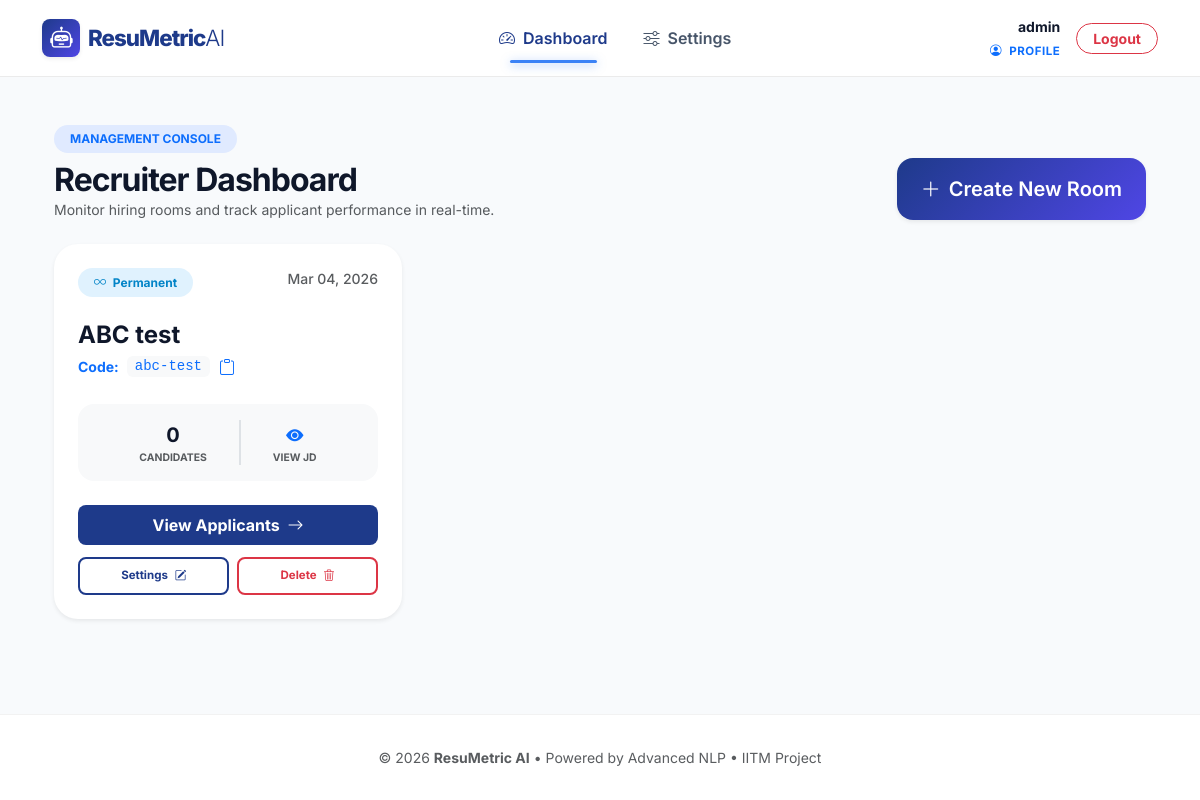
Page /dashboard/ (signed in) on the earlier database version.
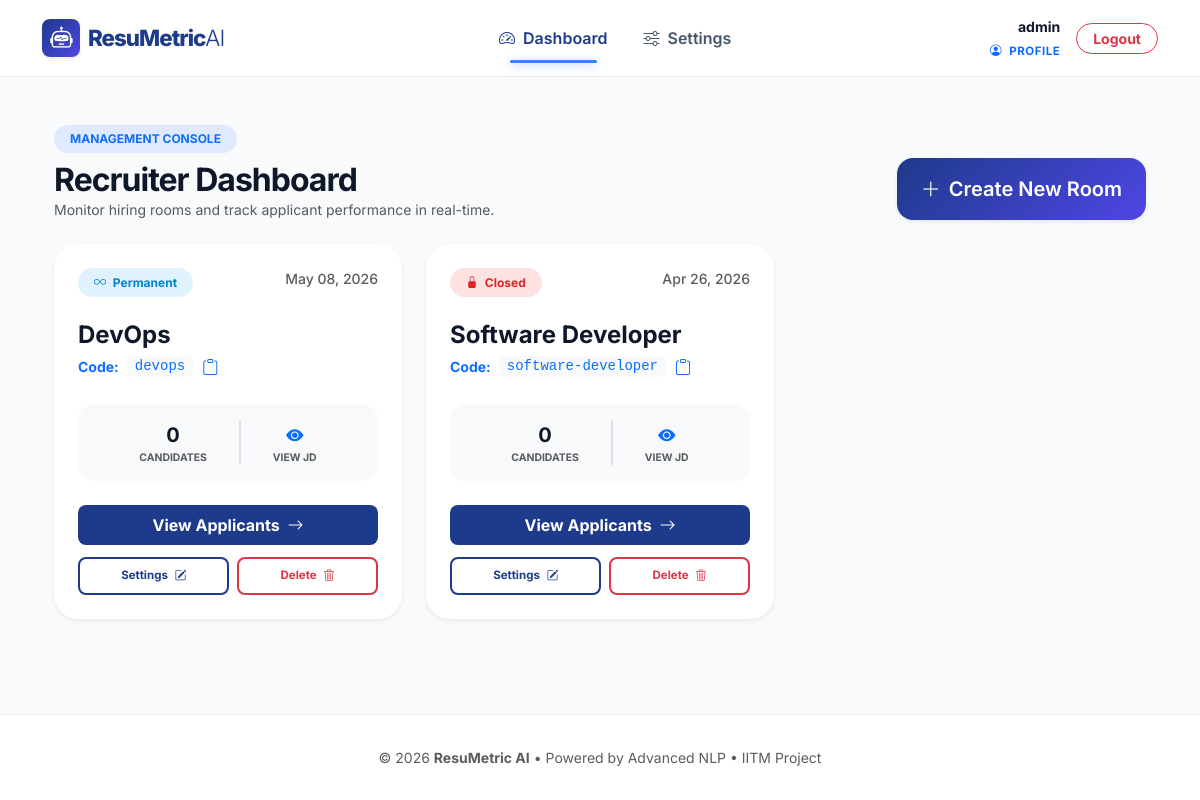
Same page on the later database version.
### screening/models.py (models this page shows, shortened)
class RecruiterRoom(models.Model):
    created_by = models.ForeignKey(User, on_delete=models.CASCADE)
    name = models.CharField(max_length=255)
    slug = models.SlugField(unique=True)
    jd_text = models.TextField()
    expires_at = models.DateTimeField(null=True, blank=True)
    created_at = models.DateTimeField(auto_now_add=True)
    skill_weight = models.IntegerField(default=40)
    experience_weight = models.IntegerField(default=60)
    keyword_sensitivity = models.CharField(
        max_length=3,
        choices=[('STR', 'Strict'), ('FLX', 'Flexible')],
        default='FLX'
    )
    is_active = models.BooleanField(default=True)

### screening/views.py (the view)
# urls.py: path('dashboard/', dashboard, name='dashboard'),
@login_required
def dashboard(request):
    if request.user.profile.role == 'CANDIDATE':
        return redirect('home_ats_checker')
    rooms = RecruiterRoom.objects.filter(created_by=request.user).order_by('-created_at')
    return render(request, 'screening/dashboard.html', {'rooms': rooms, 'now': timezone.now()})

### screening/templates/screening/dashboard.html (shortened to what this page needs)
{% extends 'base.html' %}
{% block content %}
<div class="container py-4 animate__animated animate__fadeIn">
    <div class="d-flex justify-content-between align-items-end mb-4">
        <div>
            <span class="badge rounded-pill bg-primary-subtle text-primary px-3 py-2 mb-2 fw-bold small">MANAGEMENT CONSOLE</span>
            <h2 class="fw-bold text-slate-900 mb-0" style="letter-spacing: -1px;">Recruiter Dashboard</h2>
            <p class="text-muted small mb-0">Monitor hiring rooms and track applicant performance in real-time.</p>
        </div>
        <div>
            <a href="{% url 'create_room' %}" class="btn btn-primary btn-lg rounded-4 shadow-sm px-4 py-3 border-0"
                style="background: linear-gradient(135deg, #1E3A8A, #4F46E5);">
                <i class="bi bi-plus-lg me-2"></i>Create New Room
            </a>
        </div>
    </div>
    <div class="row g-4">
        {% for room in rooms %}
        <div class="col-md-6 col-xl-4">
            <div class="card h-100 border-0 shadow-sm transition-hover" style="border-radius: 24px; background: white;">
                <div class="card-body p-4">
                    <div class="d-flex justify-content-between align-items-start mb-4">
                        {% if room.expires_at %}
                            {% if room.expires_at > now %}
                            <div class="badge rounded-pill bg-success-subtle text-success border-0 px-3 py-2 small">
                                <i class="bi bi-broadcast me-1"></i> Active
                            </div>
                            {% else %}
                            <div class="badge rounded-pill bg-danger-subtle text-danger border-0 px-3 py-2 small">
                                <i class="bi bi-lock-fill me-1"></i> Closed
                            </div>
                            {% endif %}
                        {% else %}
                        <div class="badge rounded-pill bg-info-subtle text-info border-0 px-3 py-2 small">
                            <i class="bi bi-infinity me-1"></i> Permanent
                        </div>
                        {% endif %}
                        <small class="text-muted fw-medium">{{ room.created_at|date:"M d, Y" }}</small>
                    </div>
                    <h4 class="fw-bold text-slate-900 mb-1">{{ room.name }}</h4>
                    <div class="d-flex align-items-center mb-4">
                        <p class="text-primary small fw-bold mb-0">Code: </p>
                        <code id="code-{{ room.slug }}"
                            class="text-primary bg-light px-2 rounded mx-2">{{ room.slug }}</code>
                        <button type="button" class="btn btn-link p-0 text-decoration-none"
                            onclick="copyToClipboard('{{ room.slug }}', this)" title="Copy Code">
                            <i class="bi bi-clipboard"></i>
                        </button>
                    </div>
                    <div class="bg-light rounded-4 p-3 mb-4 d-flex justify-content-center text-center">
                        <div class="px-3">
                            <div class="fw-bold text-slate-900 fs-5">{{ room.submissions.count }}</div>
                            <div class="text-muted x-small text-uppercase fw-bold" style="font-size: 0.65rem;">
                                Candidates</div>
                        </div>
                        <div class="border-start border-2 mx-3"></div>
                        <div class="px-3">
                            <div class="fw-bold text-slate-900 fs-5">
                                <i class="bi bi-eye-fill text-primary small" role="button" data-bs-toggle="modal"
                                    data-bs-target="#jdModal{{ room.id }}"></i>
                            </div>
                            <div class="text-muted x-small text-uppercase fw-bold" style="font-size: 0.65rem;"
                                role="button" data-bs-toggle="modal" data-bs-target="#jdModal{{ room.id }}">View JD
                            </div>
                        </div>
                    </div>
                    <div class="d-grid gap-2">
                        <a href="{% url 'room_detail' room.slug %}"
                            class="btn btn-primary rounded-3 fw-bold py-2 border-0" style="background: #1E3A8A;">
                            View Applicants <i class="bi bi-arrow-right ms-1"></i>
                        </a>
                        <div class="d-flex gap-2 mt-1">
                            <a href="{% url 'edit_room' room.slug %}"
                               class="btn btn-outline-primary flex-grow-1 py-2 rounded-3 fw-bold x-small border-2 shadow-none">
                               Settings <i class="bi bi-pencil-square ms-1"></i>
                            </a>
                            <button class="btn btn-outline-danger flex-grow-1 py-2 rounded-3 fw-bold x-small border-2 shadow-none"
                                data-bs-toggle="modal" data-bs-target="#deleteModal{{ room.id }}">
                                Delete <i class="bi bi-trash3 ms-1"></i>
                            </button>
                        </div>
                    </div>
                </div>
            </div>
        </div>
        {% endfor %}
    </div>
</div>
{% endblock %}

### templates/base.html (shortened to what this page needs)
<!DOCTYPE html>
<html lang="en">
<head>
    <link rel="stylesheet" href="https://cdn.jsdelivr.net/npm/bootstrap-icons@1.11.1/font/bootstrap-icons.css">
    <link href="https://cdn.jsdelivr.net/npm/bootstrap@5.3.0/dist/css/bootstrap.min.css" rel="stylesheet">
</head>
<body>
    <nav class="navbar navbar-expand-lg">
        <div class="container">
            <a class="navbar-brand d-flex align-items-center" href="{% url 'landing' %}">
                <div class="rounded-3 p-2 me-2 d-flex align-items-center justify-content-center shadow-sm"
                    style="width: 38px; height: 38px; background: linear-gradient(135deg, var(--primary-blue), var(--ai-indigo));">
                    <i class="bi bi-robot text-white"></i>
                </div>
                ResuMetric <span class="fw-light">AI</span>
            </a>
            <div class="collapse navbar-collapse" id="navbarNav">
                <ul class="navbar-nav mx-auto align-items-center">
                    {% if user.is_authenticated %}
                        {% if user.profile.role == 'RECRUITER' or user.is_staff %}
                            <li class="nav-item">
                                <a class="nav-link {% if request.resolver_match.url_name == 'dashboard' %}active-nav{% endif %}"
                                   href="{% url 'dashboard' %}">
                                    <i class="bi bi-speedometer2 me-1"></i> Dashboard
                                </a>
                            </li>
                            <li class="nav-item">
                                <a class="nav-link {% if request.resolver_match.url_name == 'recruiter_settings_view' %}active-nav{% endif %}"
                                   href="{% url 'recruiter_settings_view' %}">
                                    <i class="bi bi-sliders me-1"></i> Settings
                                </a>
                            </li>
                        {% endif %}
                    {% else %}
                        <a class="nav-link" href="{% url 'home_ats_checker' %}">ATS Checker</a>
                        <a class="nav-link" href="{% url 'login' %}">Login</a>
                    {% endif %}
                </ul>
                <div class="navbar-nav align-items-center">
                    {% if user.is_authenticated %}
                        <div class="d-none d-lg-block text-end me-3">
                            <div class="small fw-bold text-slate-900">{{ user.username }}</div>
                            <a href="{% url 'recruiter_setup' %}" class="x-small text-primary text-uppercase fw-bold text-decoration-none ls-1">
                                <i class="bi bi-person-circle me-1"></i> Profile
                            </a>
                        </div>
                        <form action="{% url 'logout' %}" method="post" class="d-inline">
                            <button type="submit" class="btn btn-sm btn-outline-danger px-3 rounded-pill fw-bold transition-lively">Logout</button>
                        </form>
                    {% else %}
                        <a class="btn btn-primary ms-lg-2" href="{% url 'register' %}">Get Started</a>
                    {% endif %}
                </div>
            </div>
        </div>
    </nav>
    <main class="main-content">
        <div class="container">
            {% block content %}
            {% endblock %}
        </div>
    </main>
    <footer>
        <div class="container text-center">
            <p class="text-muted small mb-0">
                &copy; 2026 <strong>ResuMetric AI</strong> • Powered by Advanced NLP • IITM Project
            </p>
        </div>
    </footer>
</body>
</html>

### templates/base.html (style rules this page uses)
:root { --primary-blue: #1E3A8A; --ai-indigo: #4F46E5; --electric-blue: #3b82f6; --success-green: #16A34A; --slate-900: #0f172a; --slate-600: #475569; --soft-bg: #f8fafc; }
body { background-color: var(--soft-bg); font-family: 'Inter', sans-serif; color: var(--slate-900); min-height: 100vh; display: flex; flex-direction: column; }
.navbar { background: rgba(255, 255, 255, 0.9) !important; backdrop-filter: blur(12px); border-bottom: 1px solid rgba(0, 0, 0, 0.08) !important; padding: 14px 0; position: sticky; top: 0; z-index: 1000; }
.navbar-brand { font-weight: 800; color: var(--primary-blue) !important; letter-spacing: -1px; font-size: 1.4rem; }
.nav-link { color: var(--slate-600) !important; font-weight: 600; margin: 0 10px; transition: all 0.3s ease; position: relative; }
.active-nav { color: var(--primary-blue) !important; }
.active-nav::after { content: ''; position: absolute; bottom: -5px; left: 15%; width: 70%; height: 3.5px; background: var(--electric-blue); border-radius: 10px; box-shadow: 0 2px 10px rgba(59, 130, 246, 0.5); }
.btn-primary { background: linear-gradient(135deg, var(--primary-blue), var(--ai-indigo)); border: none; padding: 10px 24px; border-radius: 12px; font-weight: 600; transition: all 0.3s ease; }
.main-content { flex: 1; padding-top: 1.5rem; }
.x-small { font-size: 0.7rem; }
.ls-1 { letter-spacing: 0.5px; }
footer { background: white; padding: 2rem 0; margin-top: auto; border-top: 1px solid rgba(0, 0, 0, 0.05); }

### screening/templates/screening/dashboard.html (style rules this page uses)
.bg-primary-subtle { background-color: #e0eaff !important; }
.bg-danger-subtle { background-color: #fee2e2 !important; color: #dc2626 !important; }
.bg-info-subtle { background-color: #e0f2fe !important; color: #0284c7 !important; }
.transition-hover { transition: transform 0.3s cubic-bezier(0.4, 0, 0.2, 1), box-shadow 0.3s ease; }
.btn-outline-primary { color: #1E3A8A; border-color: #1E3A8A; }
.x-small { font-size: 0.72rem; }
.text-slate-900 { color: #0f172a; }
.container.py-4 { padding-top: 1.5rem !important; }
.animate__fadeIn { padding-top: 0.5rem !important; }

Differences in the rows shown:
removed RecruiterRoom: shows "Permanent", created_at "Mar 04, 2026", name "ABC test", slug "abc-test", submissions.count "0"
added RecruiterRoom: shows "Permanent", created_at "May 08, 2026", name "DevOps", slug "devops", submissions.count "0"
added RecruiterRoom: shows "Closed", created_at "Apr 26, 2026", name "Software Developer", slug "software-developer", submissions.count "0"
